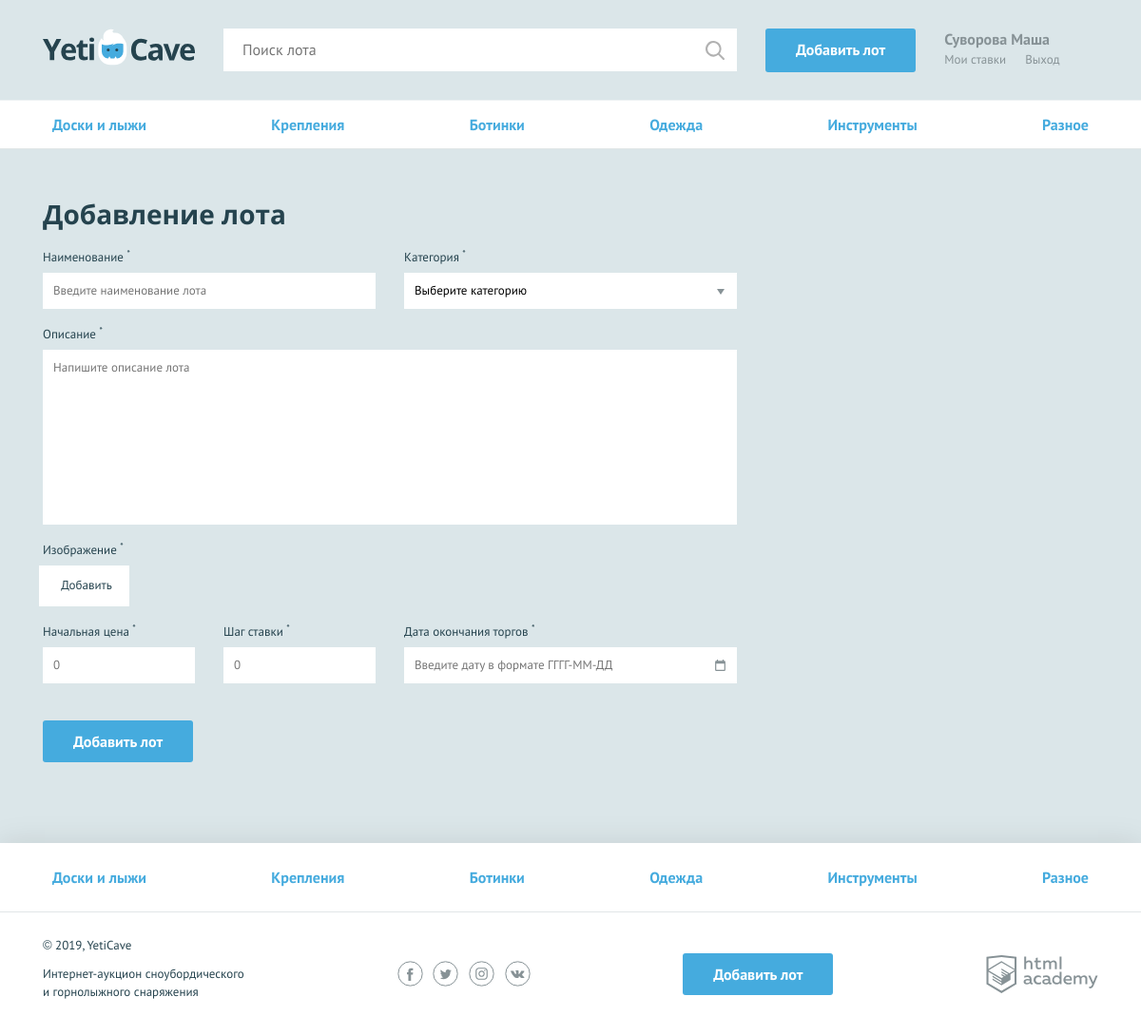
/add.php (signed in), run on the app's committed database.
### tables this page shows
CREATE TABLE categories (
    id INT(12) NOT NULL AUTO_INCREMENT PRIMARY KEY,
    name CHAR(64) UNIQUE NOT NULL,
    symbol_code CHAR(64) UNIQUE NOT NULL
);

### helpers.php (called while the page is built, shortened)
<?php
function include_template($name, array $data = [])
{
    $name = 'templates/' . $name;
    extract($data);
    require $name;
    $result = ob_get_clean();
    return $result;
}

### functions.php (called while the page is built, shortened)
<?php
function get_categories($con)
{
    $sql = 'SELECT id, symbol_code, name FROM categories';
    $result = mysqli_query($con, $sql);
    $categories = mysqli_fetch_all($result, MYSQLI_ASSOC);
    return $categories;
}
function getPostVal($name)
{
    return $_POST[$name] ?? "";
}

### init.php (called while the page is built, shortened)
<?php
if (isset($_SESSION['user'])) {
    $is_auth = 1;
    $user_name = $_SESSION['user']['name'];
} else {
    $is_auth = 0;
}

### templates/add-lot.php (the view, shortened to what this page needs)
<?php $classname = isset($errors) ? "form--invalid" : ""; ?>
<form class="form form--add-lot container <?= $classname; ?>" action="add.php" method="post"
      enctype="multipart/form-data">
    <h2>Добавление лота</h2>
    <div class="form__container-two">
        <?php $classname = isset($errors['name']) ? "form__item--invalid" : ""; ?>
        <div class="form__item <?= $classname; ?>">
            <label for="lot-name">Наименование <sup>*</sup></label>
            <input id="lot-name" type="text" name="name" placeholder="Введите наименование лота"
                   value="<?= getPostVal('name') ?>">
        </div>
        <?php $classname = isset($errors['category_id']) ? "form__item--invalid" : ""; ?>
        <div class="form__item <?= $classname; ?>">
            <label for="category">Категория <sup>*</sup></label>
            <select id="category" name="category_id">
                <option>Выберите категорию</option>
            </select>
        </div>
    </div>
    <?php $classname = isset($errors['description']) ? "form__item--invalid" : ""; ?>
    <div class="form__item form__item--wide <?= $classname; ?>">
        <label for="message">Описание <sup>*</sup></label>
        <textarea id="message" name="description"
                  placeholder="Напишите описание лота"><?= getPostVal('description') ?></textarea>
    </div>
    <?php $classname = isset($errors['file']) ? "form__item--invalid" : ""; ?>
    <div class="form__item form__item--file <?= $classname; ?>">
        <label>Изображение <sup>*</sup></label>
        <div class="form__input-file">
            <label for="lot-img">
                Добавить
            </label>
        </div>
    </div>
    <div class="form__container-three">
        <?php $classname = isset($errors['start_price']) ? "form__item--invalid" : ""; ?>
        <div class="form__item form__item--small <?= $classname; ?>">
            <label for="lot-rate">Начальная цена <sup>*</sup></label>
            <input id="lot-rate" type="text" name="start_price" placeholder="0"
                   value="<?= getPostVal('start_price') ?>">
        </div>
        <?php $classname = isset($errors['bid_step']) ? "form__item--invalid" : ""; ?>
        <div class="form__item form__item--small <?= $classname; ?>">
            <label for="lot-step">Шаг ставки <sup>*</sup></label>
            <input id="lot-step" type="text" name="bid_step" placeholder="0" value="<?= getPostVal('bid_step') ?>">
        </div>
        <?php $classname = isset($errors['end_date']) ? "form__item--invalid" : ""; ?>
        <div class="form__item <?= $classname; ?>">
            <label for="lot-date">Дата окончания торгов <sup>*</sup></label>
            <input class="form__input-date" id="lot-date" type="text" name="end_date"
                   placeholder="Введите дату в формате ГГГГ-ММ-ДД" value="<?= getPostVal('end_date') ?>">
        </div>
    </div>
    <button type="submit" class="button">Добавить лот</button>
</form>

### templates/navigation.php (shortened to what this page needs)
<nav class="nav">
    <ul class="nav__list container">
        <?php foreach ($categories as $category): ?>
            <li class="nav__item <?= $current_category ?>">
                <a href="/categories.php?category=<?= $category['id']; ?>"><?= htmlspecialchars($category['name']); ?></a>
            </li>
        <?php endforeach ?>
    </ul>
</nav>

### templates/layout.php (shortened to what this page needs)
<!DOCTYPE html>
<html lang="ru">
<head>
    <link href="../css/normalize.min.css" rel="stylesheet">
    <link href="../css/style.css" rel="stylesheet">
    <link href="../css/flatpickr.min.css" rel="stylesheet">
</head>
<body>
<div class="page-wrapper">
    <header class="main-header">
        <div class="main-header__container container">
            <a class="main-header__logo" href="/">
                <img src="../img/logo.svg" width="160" height="39" alt="Логотип компании YetiCave">
            </a>
            <form class="main-header__search" method="get" action="search.php" autocomplete="off">
                <input type="search" name="search" placeholder="Поиск лота" value="<?= $search = $search ?? '' ?>">
                <input class="main-header__search-btn" type="submit" name="find" value="Найти">
            </form>
            <a class="main-header__add-lot button" href="add.php">Добавить лот</a>
            <nav class="user-menu">
                <?php if ($is_auth): ?>
                    <div class="user-menu__logged">
                        <p><?= $user_name ?></p>
                        <a class="user-menu__bets" href="bids.php">Мои ставки</a>
                        <a class="user-menu__logout" href="logout.php">Выход</a>
                    </div>
                <?php endif; ?>
            </nav>
        </div>
    </header>
    <?php
    $classname = ($_SERVER['REQUEST_URI'] === "/") ? 'container' : '';
    ?>
    <main class="<?= $classname; ?>">
        <?= $navigation; ?>
        <?= $content; ?>
    </main>
</div>
<footer class="main-footer">
    <nav class="nav">
        <ul class="nav__list container">
            <?php foreach ($categories as $category): ?>
                <li class="nav__item <?= $current_category ?>">
                    <a href="/categories.php?category=<?= $category['id']; ?>"><?= htmlspecialchars($category['name']) ?></a>
                </li>
            <?php endforeach ?>
        </ul>
    </nav>
    <div class="main-footer__bottom container">
        <div class="main-footer__copyright">
            <p>© 2019, YetiCave</p>
            <p>Интернет-аукцион сноубордического и горнолыжного снаряжения</p>
        </div>
        <div class="main-footer__social social">
            <a class="social__link social__link--facebook" href="#">
            </a>
            <a class="social__link social__link--twitter" href="#">
            </a>
            <a class="social__link social__link--instagram" href="#">
            </a>
            <a class="social__link social__link--vkontakte" href="#">
            </a>
        </div>
        <a class="main-footer__add-lot button" href="add.php">Добавить лот</a>
        <div class="main-footer__developed-by">
            <a class="logo-academy" href="https://htmlacademy.ru/intensive/php">
            </a>
        </div>
    </div>
</footer>
</body>
</html>

### data on the page
categories: name "Доски и лыжи"
categories: name "Крепления"
categories: name "Ботинки"
categories: name "Одежда"
categories: name "Инструменты"
categories: name "Разное"

### other printed values
$user_name "Суворова Маша"
